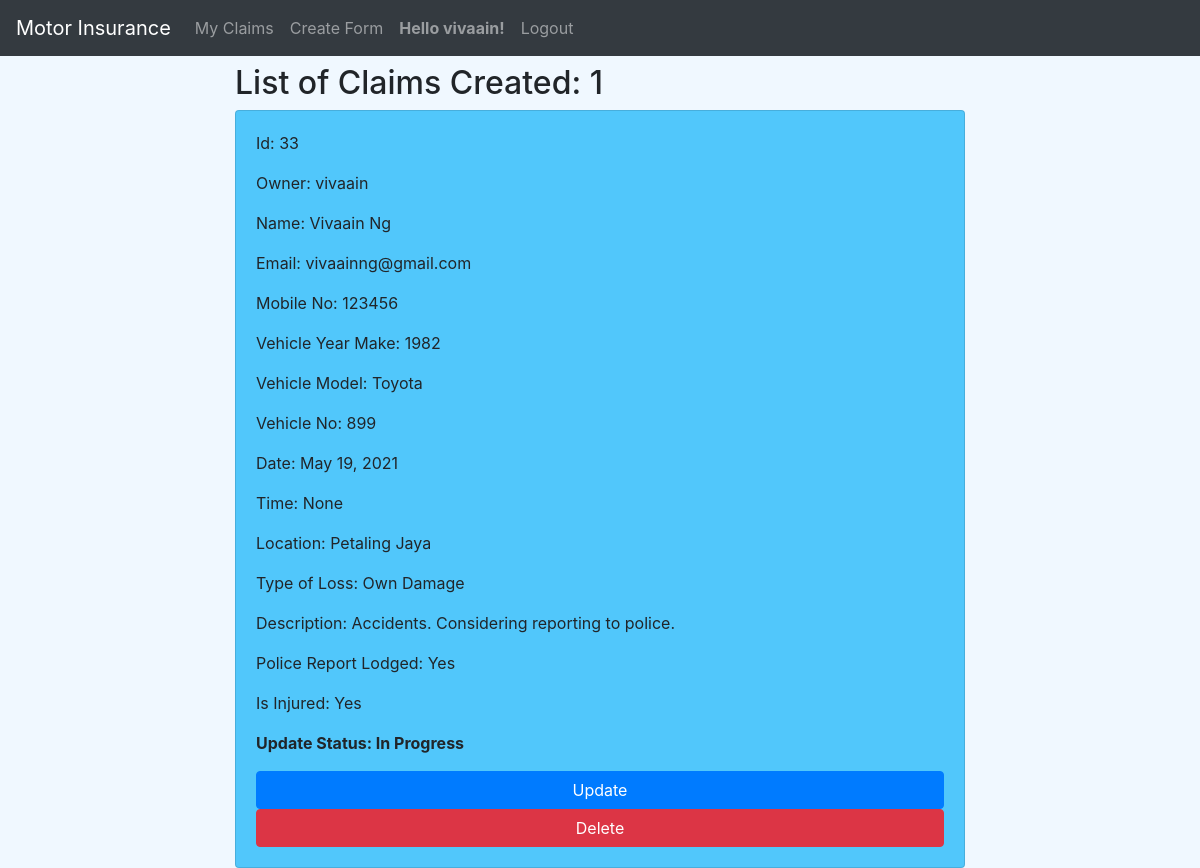
/display-forms (signed in), run on the app's committed database.
### claims/models.py (models this page shows, shortened)
class ClaimsModel(models.Model):
    owner = models.ForeignKey(User, null=True, blank=True, on_delete=SET_NULL)
    name = models.CharField("Name", max_length=100)
    email = models.EmailField("Email", null=True, blank=True)
    mobileNo = models.IntegerField("Mobile No.", null=True, blank=True)
    vehicleYearMake = models.IntegerField(
        "Vehicle Year Make", null=True, blank=True)
    vehicleModel = models.CharField(
        "Vehicle Model", max_length=100, null=True, blank=True)
    vehicleNo = models.CharField(
        "Vehicle No.", max_length=10, null=True, blank=True)
    date = models.DateField("Date", null=True, blank=True)
    time = models.TimeField("Time", null=True, blank=True)
    location = models.CharField(
        "Location", null=True, blank=True, max_length=400)
    typeOfLoss = models.CharField(
        "Type of Loss:", default="Own Damage", max_length=20)
    description = models.CharField(
        "Description of Loss", null=True, blank=True, max_length=2000)
    isPoliceReported = models.CharField(
        "Police Report Lodged?", default="No", max_length=3)
    isInjured = models.CharField(
        "Anybody Injured?", default="No", max_length=3)
    photo = models.ImageField("Photo", blank=True, upload_to='media/images/')
    pdf = models.FileField(
        "PDF document of Insurance cover:", blank=True, upload_to='pdf/')
    UPDATE_STATUS_CHOICES = [
        ("In Progress", "In Progress"),
        ("Accepted", "Accepted")
    ]
    updateStatus = models.CharField("Update Status",
                                    max_length=20,
                                    default="In Progress",
                                    choices=UPDATE_STATUS_CHOICES)

### claims/views.py (the view)
# urls.py: path("display-forms", views.displayForms, name="display-forms"),
def displayForms(request):
    if request.user.is_authenticated:
        claimsList = ClaimsModel.objects.filter(owner=request.user)
        context = {}
        context["claimsList"] = claimsList
        context["numOfClaimsList"] = claimsList.count()
        return render(request, "claims/displayForms.html", context)
    else:
        return render(request, "claims/displayForms.html")

### claims/templates/claims/displayForms.html (shortened to what this page needs)
{% extends 'claims/base.html' %}
{% block heading %} List of Claims Created: {{ numOfClaimsList }} {% endblock %}
{% block content %}
   {% if user.is_authenticated %}
      <div class="row">
         <div class="col-md-12">
         {% for claim in claimsList %}
         <div class="card card-body" style="background-color: #51c7fb;">
            <p>
               Id: {{ claim.id }}
            </p>
            <p>
               Owner: {{ claim.owner }}
            </p>
            <p>
               Name: {{ claim.name }}
            </p>
            <p>
               Email:  {{ claim.email }}
            </p>
            <p>
               Mobile No:  {{ claim.mobileNo }}
            </p>
            <p>
               Vehicle Year Make:  {{ claim.vehicleYearMake }}
            </p>
            <p>
               Vehicle Model:  {{ claim.vehicleModel }}
            </p>
            <p>
               Vehicle No:  {{ claim.vehicleNo }}
            </p>
               <p>
               Date:  {{ claim.date }}
               </p>
            <p>
               Time:  {{ claim.time }}
            </p>
            <p>
               Location:  {{ claim.location }}
            </p>
            <p>
               Type of Loss:  {{ claim.typeOfLoss }}
            </p>
               <p>
               Description:  {{ claim.description }}
               </p>
            <p>
               Police Report Lodged:  {{ claim.isPoliceReported }}
            </p>
            <p>
               Is Injured:  {{ claim.isInjured }}
            </p>
            <p style="font-weight: bold;">Update Status: {{ claim.updateStatus }}</p>
            {% if claim.updateStatus != 'Accepted' %}
               <a href="{% url 'update-form' claim.id %}"
               class="btn btn-primary">
               Update
               </a>
               <a href="{% url 'delete-form' claim.id %}"
                  class="btn btn-danger">
                  Delete
               </a>
            {% endif %}
         </div>
         {% endfor %}
         </div>
      </div>
   {% else %}
   <p>
      <h2>You need to be logged in to see all of your claims: <a href="{% url 'login' %}">Login</a></h2>
   </p>
   {% endif %}
{% endblock %}

### claims/templates/claims/navbar.html (shortened to what this page needs)
<nav class="navbar navbar-expand-lg navbar-dark bg-dark">
    <a class="navbar-brand" href="{% url 'home' %}">Motor Insurance</a>
    <div class="collapse navbar-collapse" id="navbarNav">
      <ul class="navbar-nav">
        <li class="nav-item">
          <a class="nav-link" href="{% url 'display-forms' %}">My Claims</a>
        </li>
        <li class="nav-item">
          <a class="nav-link" href="{% url 'create-form' %}">Create Form</a>
        </li>
        {% if user.is_authenticated %}
          <li class="nav-item">
            <a class="nav-link" style="font-weight: bold;">Hello {{ user.username }}!</a>
          </li>
          <li class="nav-item">
            <a class="nav-link" href="{% url 'logout' %}">Logout</a>
          </li>
        {% endif %}
      </ul>
    </div>
  </nav>

### data on the page
ClaimsModel: id "33", owner "vivaain", name "Vivaain Ng", email "vivaainng@gmail.com", mobileNo "123456", vehicleYearMake "1982", vehicleModel "Toyota", vehicleNo "899", date "May 19, 2021", time "None", location "Petaling Jaya", typeOfLoss "Own Damage", description "Accidents. Considering reporting to police.", isPoliceReported "Yes", isInjured "Yes", updateStatus "In Progress", shows "Update"

### other printed values
{{ user.username }} "vivaain"
{{ numOfClaimsList }} "1"
